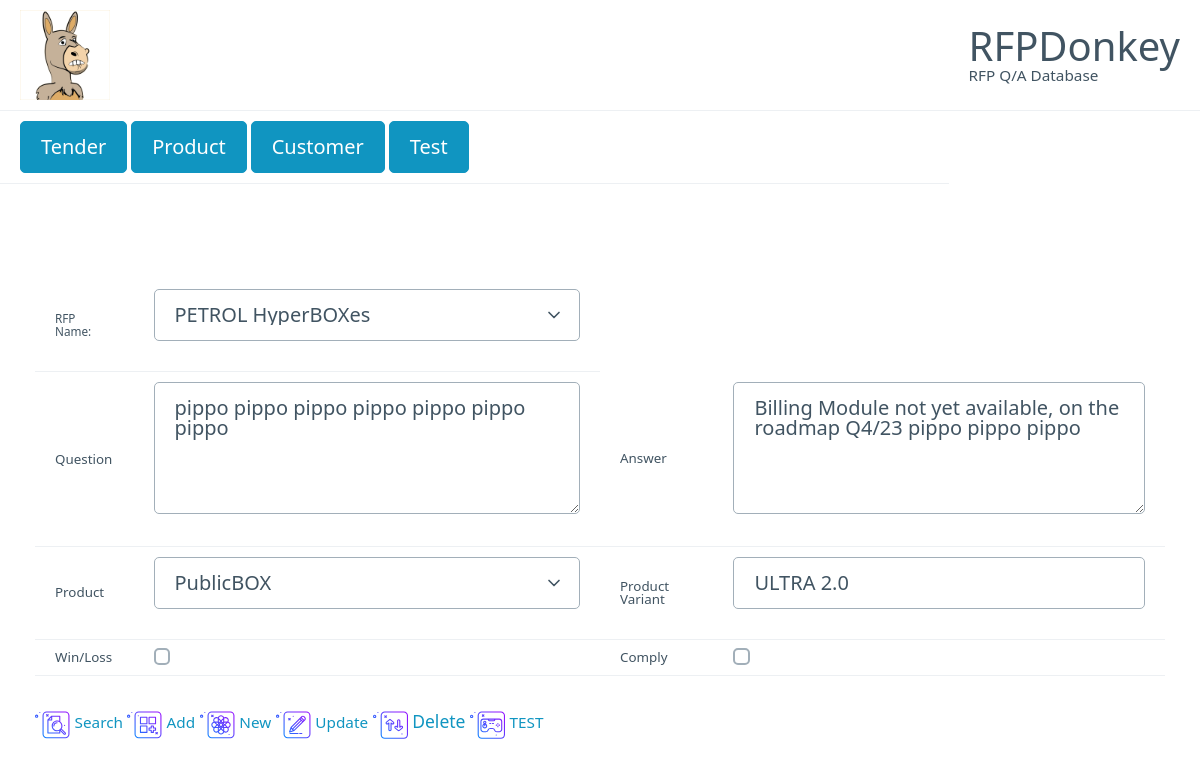
Screenshot of /rfp_kb/1 with the database file from the repository.
### rfp_kb/models.py (models this page shows, shortened)
class rfp_bk(models.Model):
    rfp_name = models.CharField(max_length=200)  #this will be a lookup field
    question = models.CharField(max_length=2048)
    topic = models.CharField(max_length=100)  #this will be a lookup field
    answer = models.CharField(max_length=2048)
    winLoss = models.BooleanField()
    comply = models.BooleanField()
    product = models.CharField(max_length=200, null=True ) #this will be a lookup field
    product_variant = models.CharField(max_length=200, null = True)

### rfp_kb/views.py (the view)
# urls.py: path('', include('rfp_kb.urls')),
@csrf_protect
def rfp_kb(request, obj_id=0):
    logger.debug("TEST LOGGER")
    i = ""  #object id
    name = ""  #rfp_name
    q = ""  #question
    a = ""  # answer
    p = ""  # product
    v = ""  #product_variant
    wl = False
    c = False
    prod_list = {}
    tenders_list = {}
    prod_list = product.objects.all().values()
    tenders_list = rfp.objects.all().values()
    if obj_id > 0:
        selected_item = rfp_bk.objects.filter(id=obj_id).values()
        i = selected_item[0]["id"]
        name = selected_item[0]["rfp_name"]
        q = selected_item[0]["question"]
        a = selected_item[0]["answer"]
        p = selected_item[0]["product"]
        v = selected_item[0]["product_variant"]
        wl = selected_item[0]["winLoss"]
        c = selected_item[0]["comply"]
    template = loader.get_template('main.html')
    context = {
        "id": i,
        "rfp_name": name,
        "question": q,
        "answer": a,
        "product": p,
        "product_variant": v,
        "winLoss": wl,
        "comply": c,
        "products":prod_list,
        "tenders":tenders_list,
    }
    return HttpResponse(template.render(context, request))

### rfp_kb/templates/main.html (shortened to what this page needs)
{% extends "base.html" %}
{% load static %}
{% block container %}
<form name = "frm" action="">
<small>
    <table>
          <tr>
            <td ><small>RFP Name:</small></td>
            <td>
              <select name="txtRfp">
                {% for t in tenders %}
                {% if t.id|stringformat:"i" == rfp_name %}
                <option value="{{t.id}}" selected >{{t.rfp_name}}</option>
                {% else %}
                <option value="{{t.id}}">{{t.rfp_name}}</option>
                {% endif %}
                {% endfor%}
              </select>
            </td>
          </tr>
          <tr>
            <td>Question</td>
            <td>
              <textarea name="txtQuestion" rows="5" cols="60">{{ question }}</textarea>
            </td>
            <td>
              Answer
            </td>
            <td>
              <textarea name ="txtAnswer" rows="5" cols="60">{{ answer }}</textarea>
            </td>
          </tr>
          <tr>
            <td> Product</td>
            <td>
              <select name=" txtProduct" id="txtProduct">
                {% for p in  products%}
                {% if p.id|stringformat:"i" == product %}
                <option value="{{p.id}}" selected>{{ p.product_name}}</option>
                {% else %}
                <option value="{{p.id}}" >{{ p.product_name}}</option>
                {% endif %}
                {% endfor %}
              </select>
            </td>
            <td> Product Variant</td>
            <td><input type="text" name="txtProductVariant" id="txtProductVariant" value="{{ product_variant}}"></td>
          </tr>
          <tr>
            <td> Win/Loss</td>
            <td>
              {% if  winLoss %}
              <input type="checkbox" name="cbWinLoss" checked>
              {% else %}
              <input type="checkbox" name="cbWinLoss" >
              {% endif %}
          </td>
          <td> Comply</td>
          <td>
            {% if comply %}
            <input type="checkbox" name="cbComply" checked>
            {% else %}
            <input type="checkbox" name="cbComply" >
            {% endif %}
          </td>
          </tr>
  </table>
  <div tole="menubar">
    <a role ="menuitem" href="javascript:MainSearch()" >
      <small>Search </small>
    </a>
    <a role ="menuitem" href="javascript:MainAdd()">
      <small>Add</small>
    </a>
    <a role ="menuitem" href="javascript:MainNew()">
      <small>New</small>
    </a>
    <a role ="menuitem" href="javascript:MainUpdate()">
      <small>Update</small>
    </a>
    <a role ="menuitem" href="javascript:MainDelete()">
      <smalll>Delete</smalll>
    </a>
    <a role ="menuitem" href="javascript:Test()">
      <small>TEST</small>
    </a>
  </div>
</small>
</form>
{% endblock %}

### rows the page displays
rfp_bk: txtQuestion "pippo pippo pippo pippo pippo pippo pippo", txtAnswer "Billing Module not yet available, on the roadmap Q4/23 pippo pippo pippo", txtProductVariant "ULTRA 2.0"

### other values shown
form field txtRfp "PETROL HyperBOXes"
form field value "PublicBOX"
